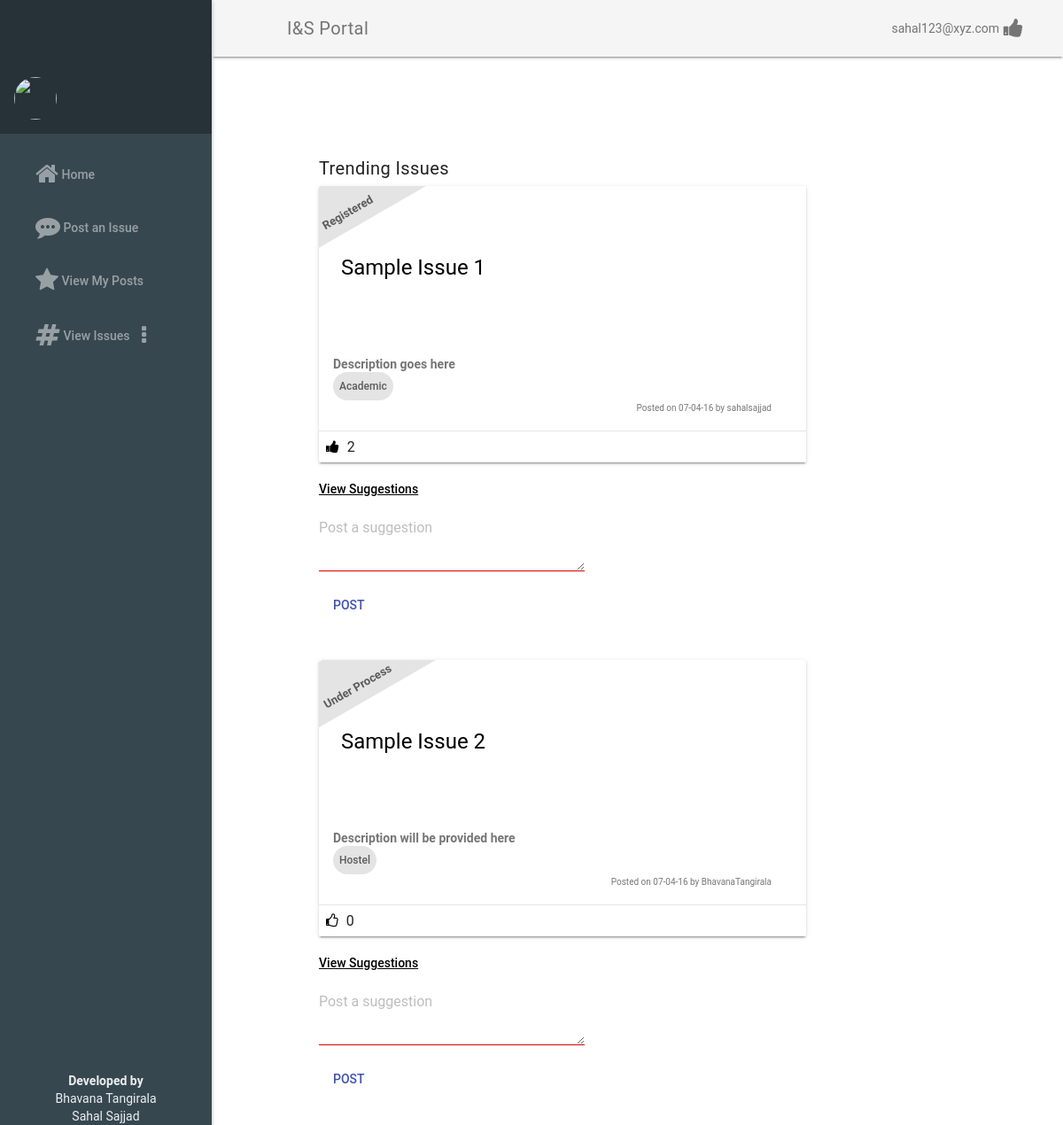
The page /accounts/home/ (signed in) on the database its author committed.
### gp/models.py (models this page shows, shortened)
class Complaint(models.Model):
	title = models.CharField(max_length=200)
	description = models.TextField()
	domain = models.ForeignKey(Domain, on_delete = models.CASCADE)
	posted_by = models.ForeignKey(User, on_delete = models.CASCADE)
	solved  = models.BooleanField(default = False)
	approved = models.BooleanField( default= False)
	posted_on = models.DateTimeField(db_index=True,auto_now = True)

class Domain(models.Model):
	name = models.CharField(max_length = 100, primary_key=True)
	description = models.TextField()
	Incharge = models.TextField()
	def __str__(self):
		return self.name

### gp/views.py (the view)
# urls.py: url(r'^accounts/home/$',HomeView.as_view(),name='homepage'),
class HomeView(TemplateView):
	template_name ='complaints.html'
	@method_decorator(login_required)
	def dispatch(self,*args,**kwargs):
		return super(HomeView,self).dispatch(*args,**kwargs)
	def get_context_data(self,**kwargs):
		context = super(HomeView,self).get_context_data(**kwargs)
		context={}
		AllPosts = Complaint.objects.order_by('-posted_on')
		Posts = putStatus(AllPosts)
		user = self.request.user
		Posts = putUpvotes(Posts, user)
		Posts = putIncharge(Posts,user)
		context['posts']=Posts
		context['form']=SuggestionForm
		return context

### gp/methods.py (called while the page is built)
def Is_incharge(domain,incharge):
	domain_obj = Domain.objects.get(name= domain)
	incharges = domain_obj.Incharge.split(',')
	if incharge in incharges:
		return True
	return False

def putStatus(QS):
	Results = list()
	for q in QS:
		D = dict()
		D["issue"] = q
		if ClosedIssues.objects.filter(pk=q.pk).exists():
			D['status'] = "Closed"
		elif AssignedIssues.objects.filter(pk=q.pk).exists():
			D['status'] = "Assigned"
		elif (timezone.now() - timezone.timedelta(hours=PROCESS_HRS) ) >= q.posted_on :
			D['status'] = "Under Process"
		else:
			D['status'] = "Registered"
		Results.append(D)
	return Results

def putIncharge(QS, user):
	for q in QS:
		complaint=q['issue']
		if(Is_incharge(complaint.domain,user)):
			q['incharge']=True
		else:
			q['incharge']=False
	return QS

def putUpvotes(QS, user):
	for q in QS:
		complaint=q['issue']
		if Upvote.objects.filter(complaint=complaint).filter(user=user).exists():
			q['upvoted']=True
			q['upvotes']=str(len(Upvote.objects.filter(complaint=complaint)))
		else:
			q['upvoted']=False
			q['upvotes']=str(len(Upvote.objects.filter(complaint=complaint)))
	return QS

### gp/templates/complaints.html (shortened to what this page needs)
{% extends 'home.html'%}
{% load staticfiles %}
{% block main %}
	<div style="margin-left:30%; margin-top:15%;">
	<span class="mdl-layout-title">Trending Issues</span>
	{% for x in posts%}
	<div class="demo-card-wide mdl-card mdl-shadow--2dp" style="width:550px;margin-top:10px;">
		<div class="mdl-card__title mdl-card--expand" style="color:black;height:176px;margin-top:0; padding:25px;">
			<h4>{{x.issue.title}}<br></h4>
			<div class="tag-tip">
				<b>{{x.status}}</b>
			</div>
		</div>
		<div class="mdl-card__supporting-text">
			<b>{{x.issue.description}}</b>
			<br><div class="chip">{{x.issue.domain}}</div>
			<br><div style="height:auto; width:100%; font-size: 10px; text-align: right; float:right">Posted on {{x.issue.posted_on|date:"d-m-y"}} by {{ x.issue.posted_by}}</div>
		</div>
		<div class="mdl-card__actions mdl-card--border">
			{% ifequal x.upvoted False %}
				<a id="upvote-{{x.issue.id}}"  class="thumbs-up not-upvoted" onclick="upvote({{x.issue.id}})">
			{%endifequal %}
			{% ifequal x.upvoted True %}
				<a id="upvote-{{x.issue.id}}"  class="thumbs-up upvoted" onclick="upvote({{x.issue.id}})">
			{%endifequal %}
				{% ifequal x.upvoted False %}
    				<i id="upvote-symbol-o-{{x.issue.id}}" class="fa fa-thumbs-o-up"></i>
      			{% endifequal%}
      			{% ifequal x.upvoted True %}
      				<i id="upvote-symbol-up-{{x.issue.id}}" class="fa fa-thumbs-up"></i>
      			{%endifequal%}
      		</a>
      		<span id="upvote-container-{{x.issue.id}}" style="padding:5px;">{{x.upvotes}}</span>
  </div>
	</div>
<span><a id="suggestions-click-{{x.issue.id}}" onclick="loadSuggestions({{x.issue.id}})" style="text-decoration:underline;"><br>View Suggestions<br></a></span>
<form action="" method="post">{%csrf_token%}
<div class="mdl-textfield mdl-js-textfield">
  	{{form.text}}
  	<label class="mdl-textfield__label">Post a suggestion</label>
</div>
<br><button class="mdl-button mdl-button--colored mdl-js-button mdl-js-ripple-effect" type="submit" onclick="submitSuggestion({{x.issue.id}})">Post</button>
</form><br>
{% endfor %}
</div>
{% endblock %}

### gp/templates/home.html (shortened to what this page needs)
{% load staticfiles %}
<html>
    {% include 'resources.html' %}
<body>
    {%block nav%}
    <div class="demo-layout mdl-layout mdl-js-layout mdl-layout--fixed-drawer mdl-layout--fixed-header">
      <header class="demo-header mdl-layout__header mdl-color--grey-100 mdl-color-text--grey-600">
        <div class="mdl-layout__header-row">
          <span style="margin-left:5%;" class="mdl-layout-title">I&amp;S Portal</span>
	  {{request.user.email}}
          <button class="mdl-button mdl-js-button mdl-js-ripple-effect mdl-button--icon" id="hdrbtn">
            <i class="fa fa-thumbs-up"></i>
          </button>
        </div>
      </header>
      <div class="iands-navigation mdl-layout__drawer mdl-color--blue-grey-900 mdl-color-text--blue-grey-50">
        <header class="demo-drawer-header">
          <img src="images/user.jpg" class="demo-avatar">
        </header>
        <nav class="demo-navigation mdl-navigation mdl-color--blue-grey-800">
          <a class="mdl-navigation__link" href="/accounts/home"><i class="fa fa-2x fa-home"></i>&nbsp;Home</a>
          <a class="mdl-navigation__link" href="/complaint/post"><i class="fa fa-2x fa-commenting"></i>&nbsp;Post an Issue</a>
          <a class="mdl-navigation__link" href="/mycomplaints"><i class="fa fa-2x fa-star"></i>&nbsp;View My Posts</a>
          <div class="mdl-navigation__link" href=""><i class="fa fa-2x fa-hashtag"></i>&nbsp;View Issues
          <div>
         <div class="bar">
               <button id="demo_menu-lower-right" class="mdl-button mdl-js-button mdl-button--icon" data-upgraded=",MaterialButton">
                  <i class="fa fa-ellipsis-v"></i>
               </button>
         </div>
      </div>
          </div>
          <div class="mdl-layout-spacer"></div>
          <center>
            <b>Developed by<br></b>
            <span>Bhavana Tangirala</span><br>
            <span>Sahal Sajjad</span>
          </center>
        </nav>
      </div>
      {%endblock%}
      {% block main %}
      {% endblock %}
</body>

### gp/static/gp/css/style.css (style rules this page uses)
a { color:black; }
.chip { display: inline-flex; height: auto; font-size: 12px; font-weight: 500; color: rgba(0,0,0,0.6); line-height: 32px; padding: 0px 7px; border-radius: 16px; background-color: #e4e4e4; }
.tag-tip { -ms-transform: rotate(7deg); -webkit-transform: rotate(7deg); transform: rotate(-30deg); display: inline-block; height: 32px; font-size: 13px; font-weight: 500; color: rgba(0,0,0,0.6); line-height: 32px; padding: 30px 100px 2px 24px; border-radius: -9px; background-color: #e4e4e4; position: absolute; z-index: 2000; top: -33px; left: -35px; }
.mdl-layout__drawer { position: fixed !important; }
.mdl-layout__header { position: fixed !important; }

### gp/static/gp/css/styles.css (style rules this page uses)
html, body { font-family: 'Roboto', 'Helvetica', sans-serif; }
.demo-avatar { width: 48px; height: 48px; border-radius: 24px; }
.demo-drawer-header { box-sizing: border-box; display: -webkit-flex; display: -ms-flexbox; display: flex; -webkit-flex-direction: column; -ms-flex-direction: column; flex-direction: column; -webkit-justify-content: flex-end; -ms-flex-pack: end; justify-content: flex-end; padding: 16px; height: 151px; }
.demo-navigation { -webkit-flex-grow: 1; -ms-flex-positive: 1; flex-grow: 1; }
.demo-layout .demo-navigation .mdl-navigation__link { display: -webkit-flex !important; display: -ms-flexbox !important; display: flex !important; -webkit-flex-direction: row; -ms-flex-direction: row; flex-direction: row; -webkit-align-items: center; -ms-flex-align: center; align-items: center; color: rgba(255, 255, 255, 0.56); font-weight: 500; }

### rows shown on the page
Complaint: issue "Sample Issue 1", status "Registered", issue.description "Description goes here", issue.domain "Academic", issue.posted_on "07-04-16", issue.posted_by "sahalsajjad", upvotes "2"
Complaint: issue "Sample Issue 2", status "Under Process", issue.description "Description will be provided here", issue.domain "Hostel", issue.posted_on "07-04-16", issue.posted_by "BhavanaTangirala", upvotes "0"

### other values the page prints
{{ request.user.email }} "sahal123@xyz.com"
